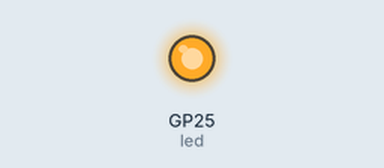
A program run on a simulated Raspberry Pi Pico running MicroPython. Parts: output pins drawn as LEDs (lit = HIGH). WiFi joins after 1.5 s; random numbers come from a fixed seed; library files of the repository ran but are not shown: secrets.py; what the program prints to the serial console is not drawn. At 5.1 s the program stops and its outputs stay as they are.

Above: at 0.17 s.
At 5.1 s:
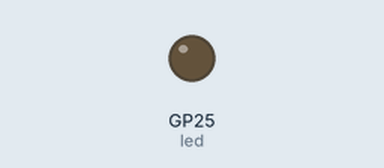
Timing chart, 0 to 6.6 s (numbered marks = the images above):
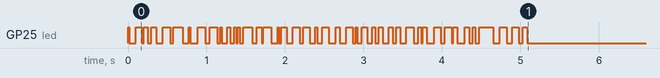

The program:

main.py
```python
import rp2
import network
import ubinascii
import urequests
import machine
import urequests as requests
import time
from secrets import secrets
import socket
import random

wlan = network.WLAN(network.STA_IF)
wlan.connect(secrets['ssid'], secrets['pw'])
wlan.active(True)

attempts = 10
while attempts>0:
    if wlan.isconnected():
        break
    else:
        wlan.active(True)
        attempts -= 1

if wlan.isconnected():
    print(f"Connected")
else:
    print(f"Not Connected")

def blink_onboard_led(num_blinks):
    led = machine.Pin('LED', machine.Pin.OUT)
    for i in range(0,num_blinks):
        led.on()
        time.sleep(random.random()/10)
        led.off()
        time.sleep(random.random()/10)

blink_onboard_led(50)
```
